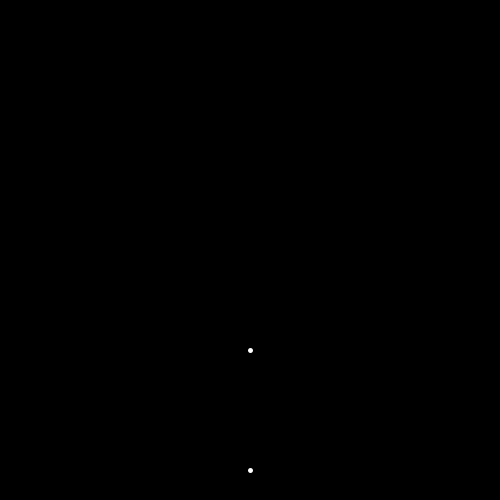
Frame 1 (no input)
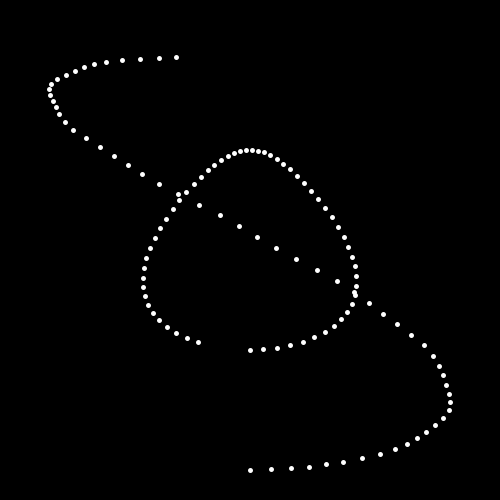
Frame 60 (the mouse pressed at the canvas centre just before this capture)
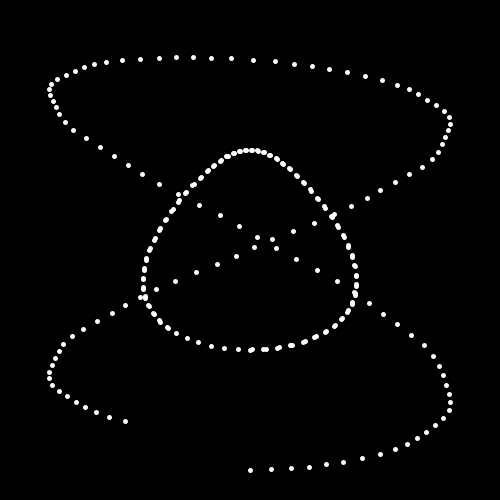
Frame 120 (the mouse held since frame 60 and released just before this capture)

The Processing sketch that drew these frames (run headless with seeded random() and noise(); from frame 60 on, the mouse is pressed at the canvas centre):

// Processing sketch: sinus_2
// ── sinus_2.pde
float t;

void setup(){
background(0);
size(500,500);
}

void draw(){
//stroke(random(255), random(255), random(255));
stroke(255);
strokeWeight(5);
translate(width/2, height/2);

point(x1(t), y1(t));
point(x2(t), y2(t));
t++;
}

float x1(float t) {
return sin(t/10) * 100 + sin(t/5) * 20;  
}

float y1(float t) {
return cos(t/10) * 100;  
}

float x2(float t) {
return sin(t/10) * 200 + sin(t) * 2;  
}

float y2(float t) {
return cos(t/20) * 200 + cos(t/12) * 20;  
}
